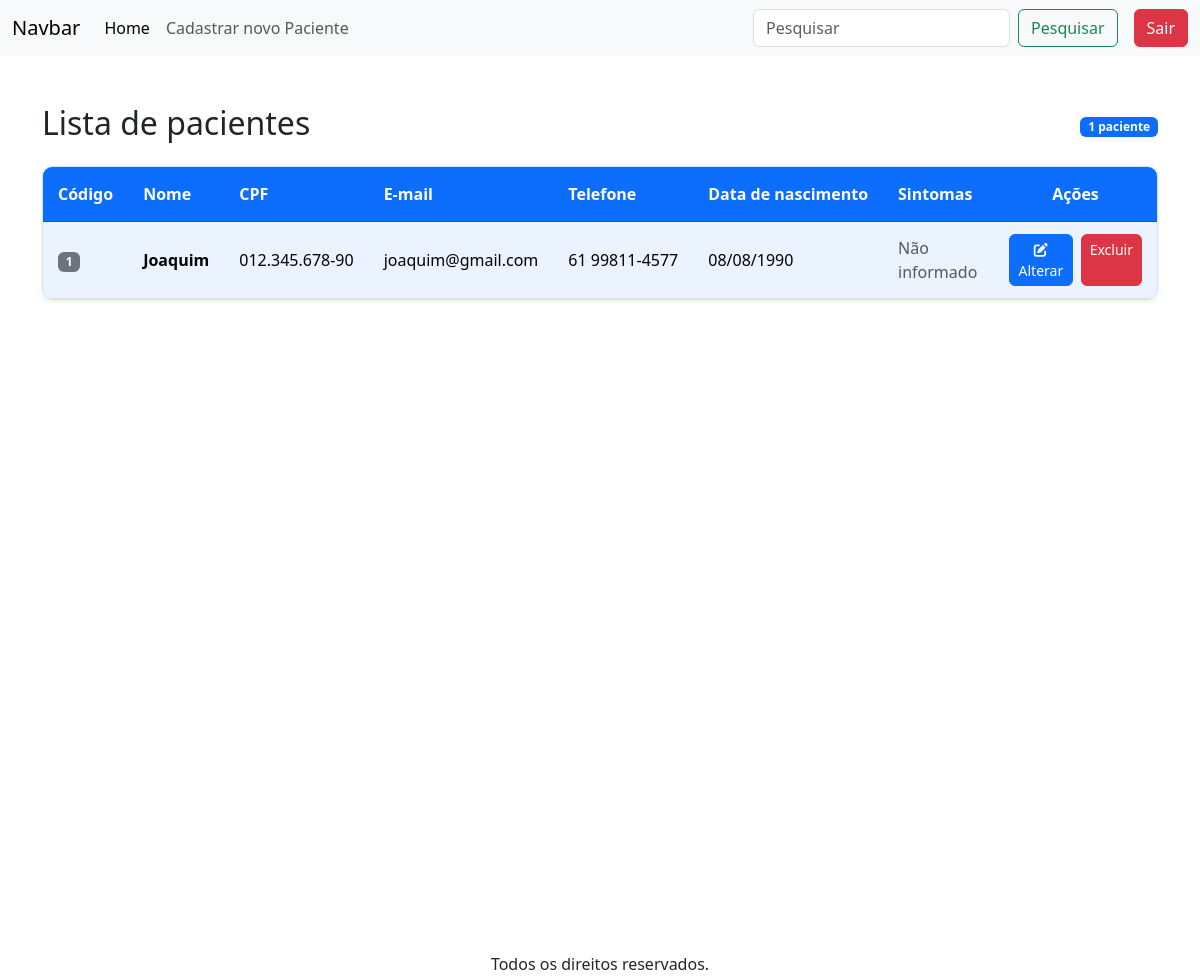
The app's page / (signed in), older data.
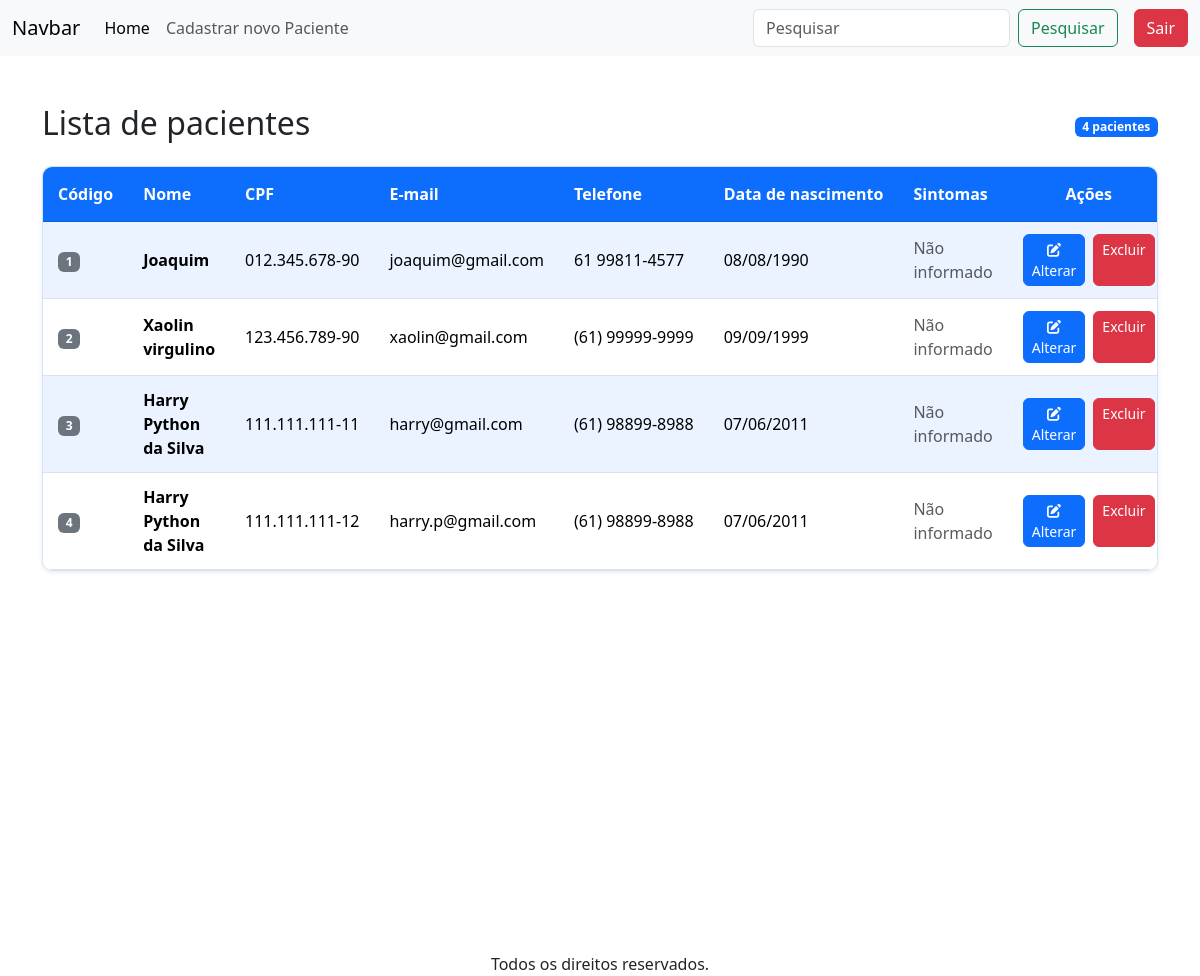
The same page, newer data.
### apps/crud/models.py (models this page shows, shortened)
class Paciente(models.Model):
    codigo_paciente = models.AutoField(primary_key=True)
    nome = models.CharField(null=False, blank=False)
    cpf = models.CharField(max_length=14, unique=True, null=False, blank=False)
    email = models.EmailField(unique=True, null=False, blank=False)
    telefone = models.CharField(max_length=15, null=False, blank=False)
    data_nascimento = models.DateField(null=False, blank=False)
    sintomas = models.TextField(null=True, blank=True)

### apps/crud/views.py (the view)
# urls.py: path('', views.index, name='index'),
@login_required
def index(request):
    pacientes = Paciente.objects.all()
    return render(request, "index.html" , {'pacientes': pacientes})

### apps/crud/templates/index.html (shortened to what this page needs)
{% extends 'base-crud.html' %}
{% block content %}
<div class="row mt-5">
    <div class="col-12">
        <div class="d-flex justify-content-between align-items-center mb-3">
            <h2>Lista de pacientes</h2>
            <span class="badge bg-primary">
                {{ pacientes|length }} paciente{{ pacientes|length|pluralize }}
            </span>
        </div>
        {% if pacientes %}
        <div class="table-responsive shadow-sm tabela-pacientes-container">
            <table class="table table-hover align-middle mb-0 tabela-pacientes">
                    <thead>
                        <tr>
                            <th>Código</th>
                            <th>Nome</th>
                            <th>CPF</th>
                            <th>E-mail</th>
                            <th>Telefone</th>
                            <th>Data de nascimento</th>
                            <th>Sintomas</th>
                            <th class="text-center">Ações</th>
                        </tr>
                    </thead>
                    <tbody>
                        {% for paciente in pacientes %}
                            <tr>
                                <td>
                                    <span class="badge bg-secondary">
                                        {{ paciente.codigo_paciente }}
                                    </span>
                                </td>
                                <td>
                                    <strong>{{ paciente.nome }}</strong>
                                </td>
                                <td>{{ paciente.cpf }}</td>
                                <td>{{ paciente.email }}</td>
                                <td>{{ paciente.telefone }}</td>
                                <td>
                                    {{ paciente.data_nascimento|date:"d/m/Y" }}
                                </td>
                                <td>
                                    {% if paciente.sintomas %}
                                        {{ paciente.sintomas }}
                                    {% else %}
                                        <span class="text-muted">
                                            Não informado
                                        </span>
                                    {% endif %}
                                </td>
                                <td class="text-center">
                                    <div class="d-flex justify-content-center gap-2">
                                        <a href="{% url 'alterar_paciente' paciente.codigo_paciente %}"
                                           class="btn btn-sm btn-primary">
                                            <i class="fa-solid fa-pen-to-square"></i>
                                            Alterar
                                        </a>
                                        <a href="{% url 'excluir_paciente' paciente.codigo_paciente %}"
                                           class="btn btn-sm btn-danger">
                                            Excluir
                                        </a>
                                    </div>
                                </td>
                            </tr>
                        {% endfor %}
                    </tbody>
                </table>
            </div>
        {% else %}
            <div class="alert alert-info text-center" role="alert">
                Nenhum paciente cadastrado.
            </div>
        {% endif %}
    </div>
</div>
{% endblock %}

Row changes from the older to the newer data that the page shows:
added Paciente: codigo_paciente "2", nome "Xaolin virgulino", cpf "123.456.789-90", email "xaolin@gmail.com", telefone "(61) 99999-9999", data_nascimento "09/09/1999", shows "Não informado"
added Paciente: codigo_paciente "3", nome "Harry Python da Silva", cpf "111.111.111-11", email "harry@gmail.com", telefone "(61) 98899-8988", data_nascimento "07/06/2011", shows "Não informado"
added Paciente: codigo_paciente "4", nome "Harry Python da Silva", cpf "111.111.111-12", email "harry.p@gmail.com", telefone "(61) 98899-8988", data_nascimento "07/06/2011", shows "Não informado"
Text that changed along with them:
{{ pacientes|length }}: "1" → "4"
